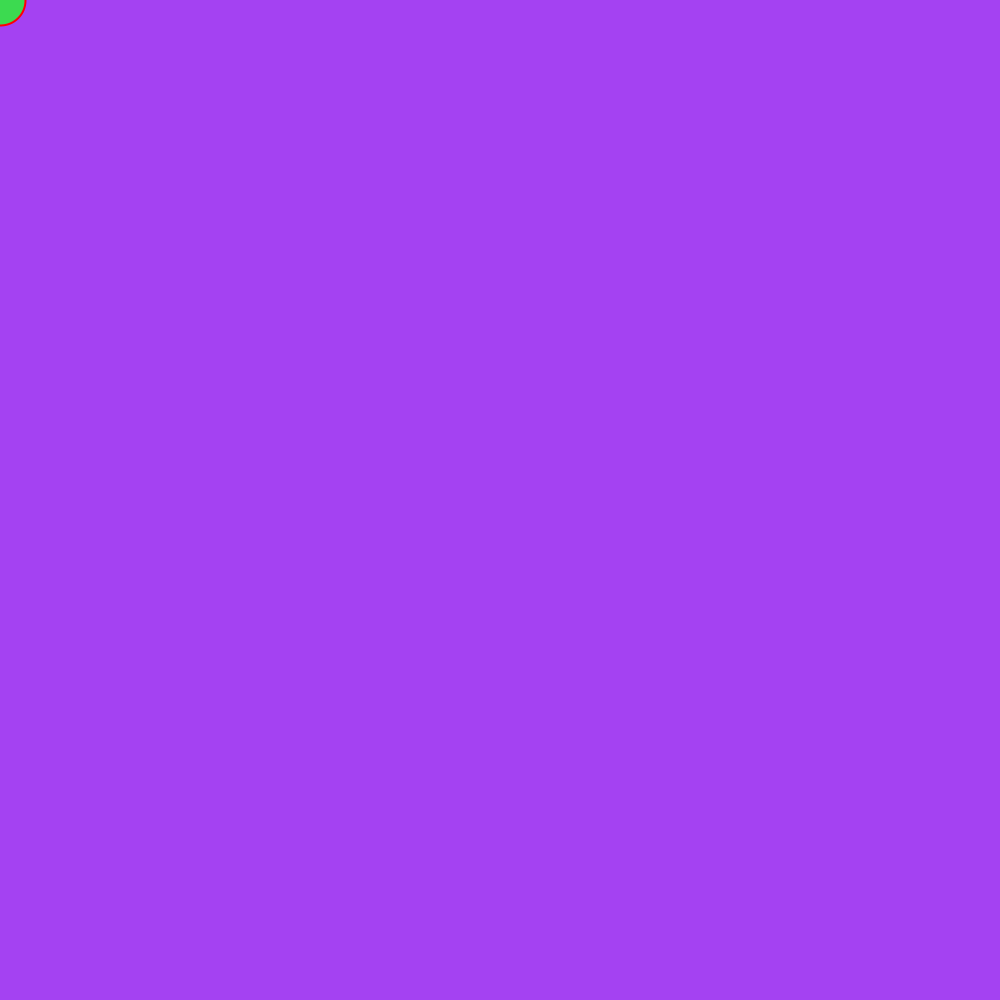
Frame 1 (no input)
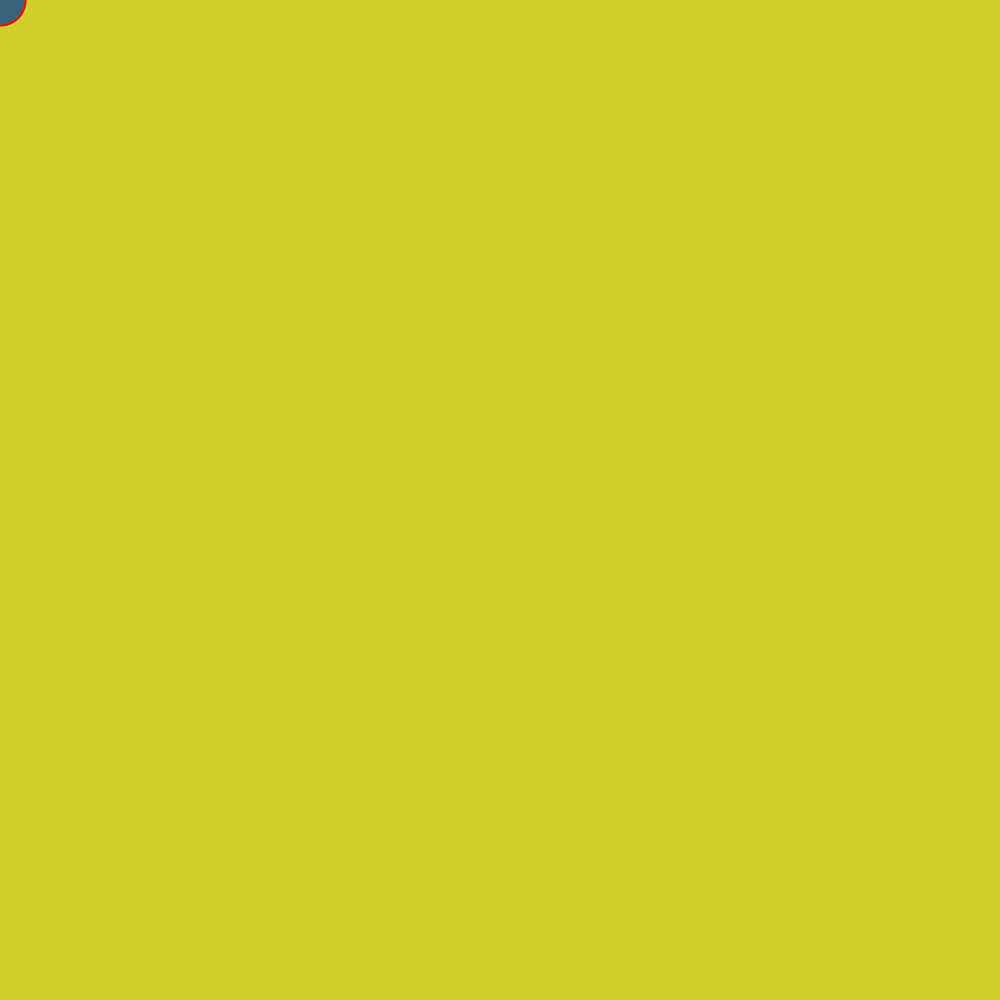
Frame 60 (the mouse pressed at the canvas centre just before this capture)
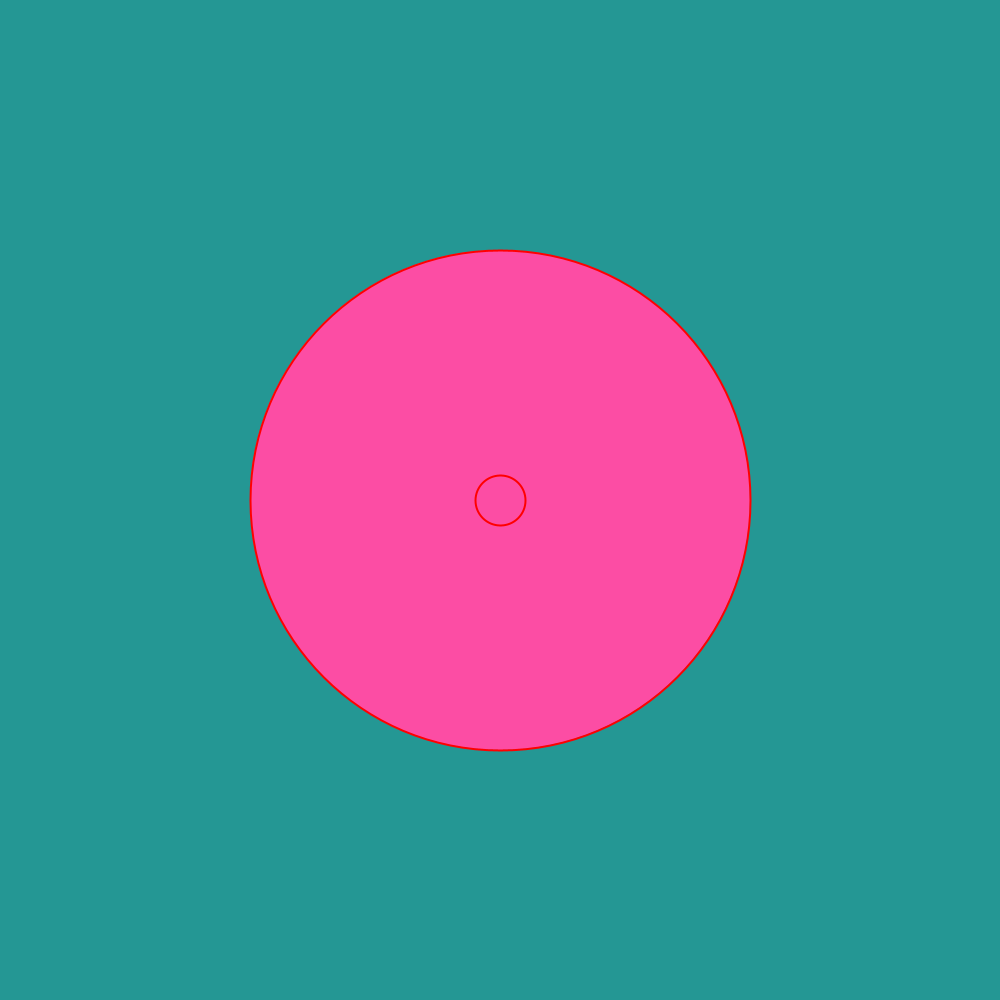
Frame 120 (the mouse held since frame 60 and released just before this capture)

The Processing sketch that drew these frames (run headless with seeded random() and noise(); from frame 60 on, the mouse is pressed at the canvas centre):

// Processing sketch: day2_dynamic
// ── day2_dynamic.pde
void setup() {
size(1000,1000);
background(0);
strokeWeight(2);
stroke(255,0,0);
}

void draw() {
  // fill(255);
  // noStroke();
  background(random(255),random(255),random(255));
  fill(random(255),random(255),random(255));
  ellipse(width/2,height/2,mouseX,mouseY);
  ellipse(mouseX,mouseY,50,50);

  //line(300,300,mouseX,mouseY);
}

// width,height,random,mouseX,mouseY (new commands)
